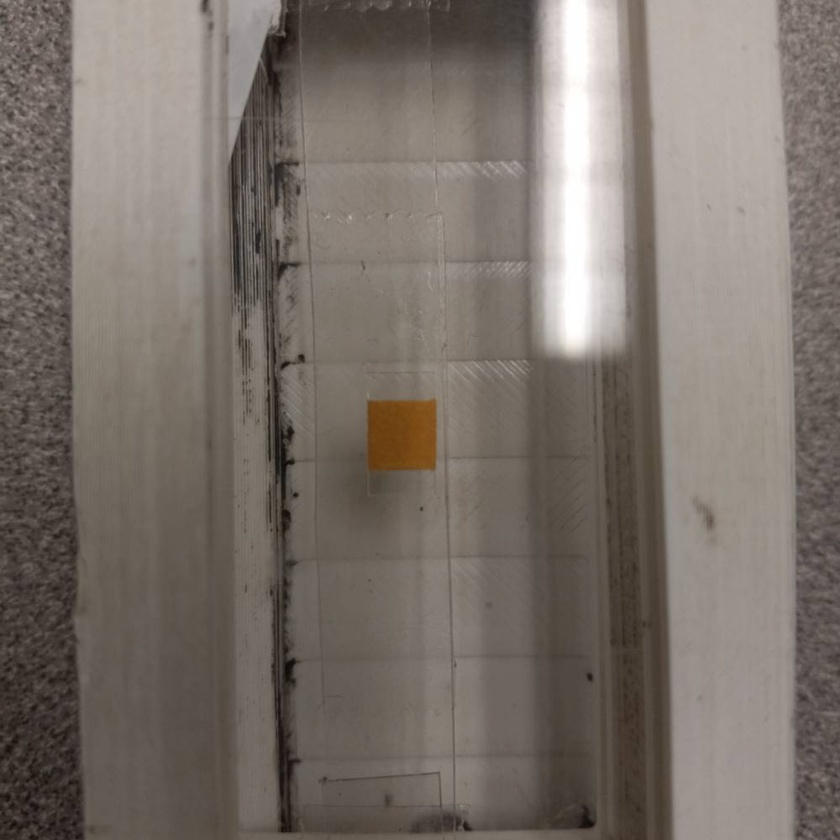
#> input picture Photos/test2.jpg, 840 x 840 px, shrunk from 1000 x 1000 before the run
$ python SquareFinder1.py
#> lines starting #> are read from the running program, lines starting #| are printed output that depends on the picture
import cv2 as cv

# finding lines and identifying square
# blur > edge cascade > some sort of square locator

img = cv.imread('Photos/test2.jpg')
#> img is the input picture: shape (840, 840, 3); mean B, G, R 105.4, 112.9, 121.6
cv.imshow('test2',img)

blur = cv.GaussianBlur(img, (3,3), cv.BORDER_DEFAULT)
canny = cv.Canny(blur, 75, 100)
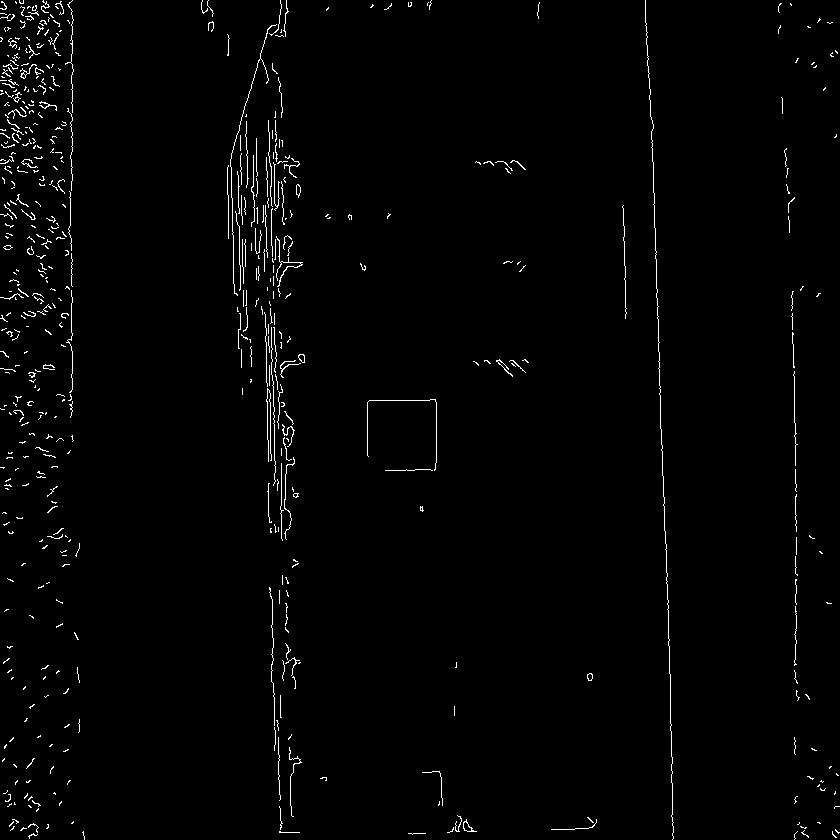
#> canny: shape (840, 840); 1.5% white in thin lines or dots
cv.imshow('Canny Edges', canny)

cv.waitKey(0)

$ run again, with Photos/test1.jpg copied over Photos/test2.jpg
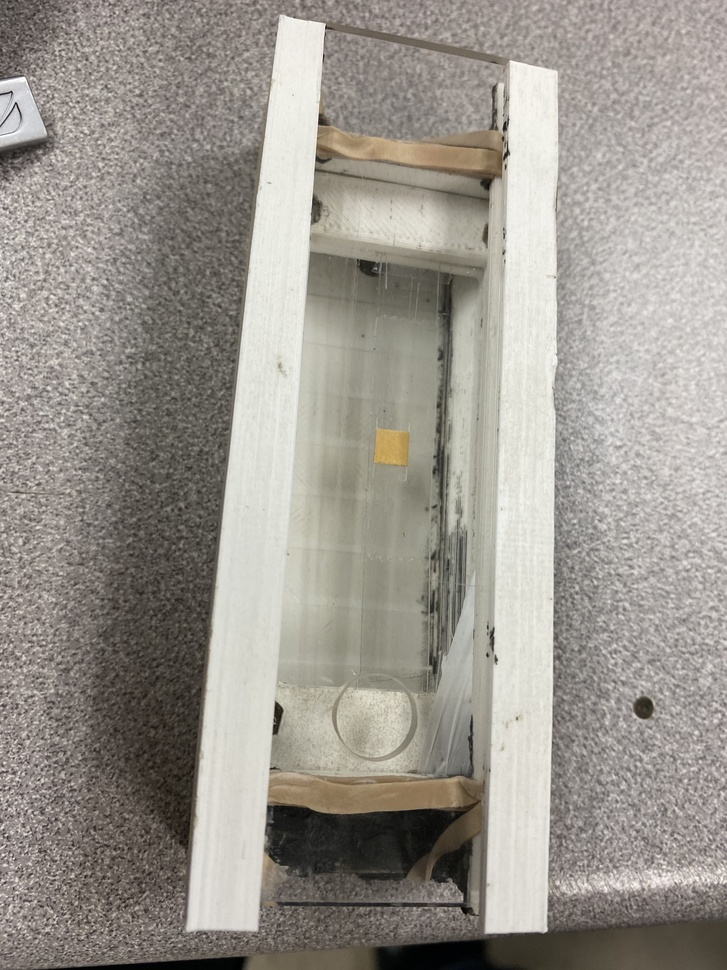
#> input picture Photos/test1.jpg, 727 x 970 px, shrunk from 3024 x 4032 before the run
#> img is the input picture: shape (970, 727, 3); mean B, G, R 142.5, 150, 154.8
#> `canny = cv.Canny(blur, 75, 100)`:
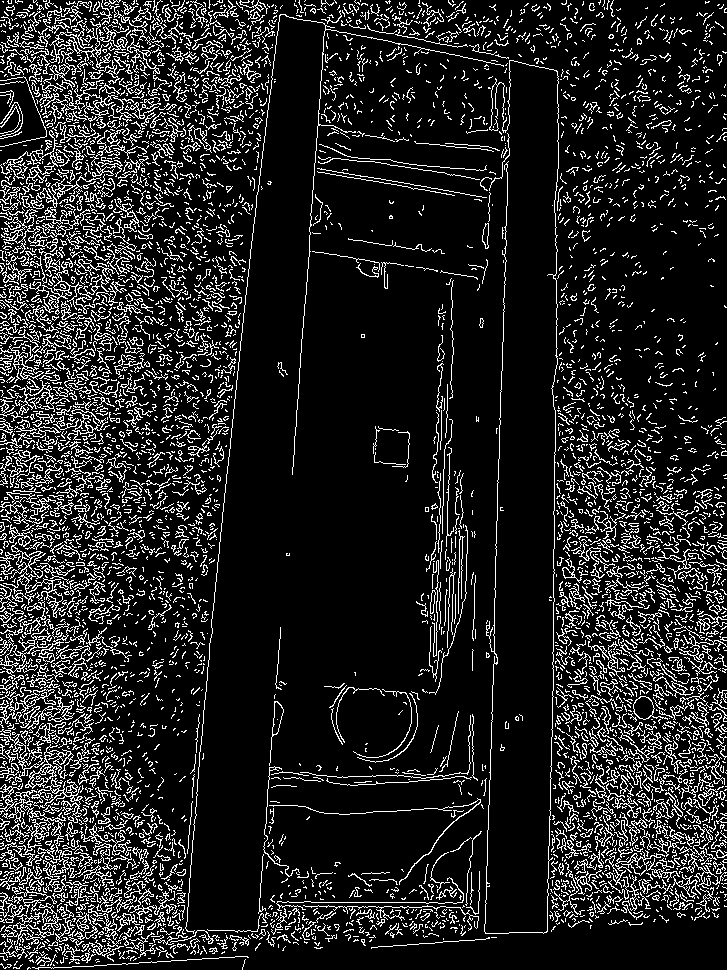
#> canny: shape (970, 727); 13.6% white in thin lines or dots

$ run again, with Photos/clean.jpg copied over Photos/test2.jpg
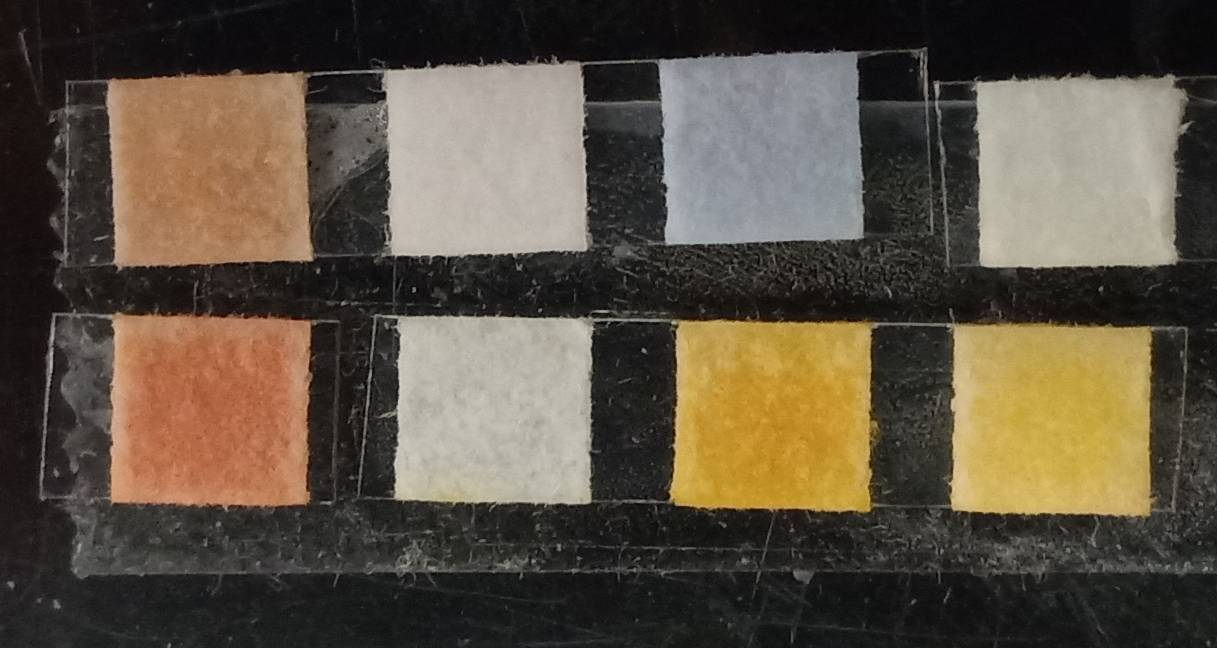
#> input picture Photos/clean.jpg, 1217 x 648 px
#> img is the input picture: shape (648, 1217, 3); mean B, G, R 67, 80.9, 91
#> `canny = cv.Canny(blur, 75, 100)`:
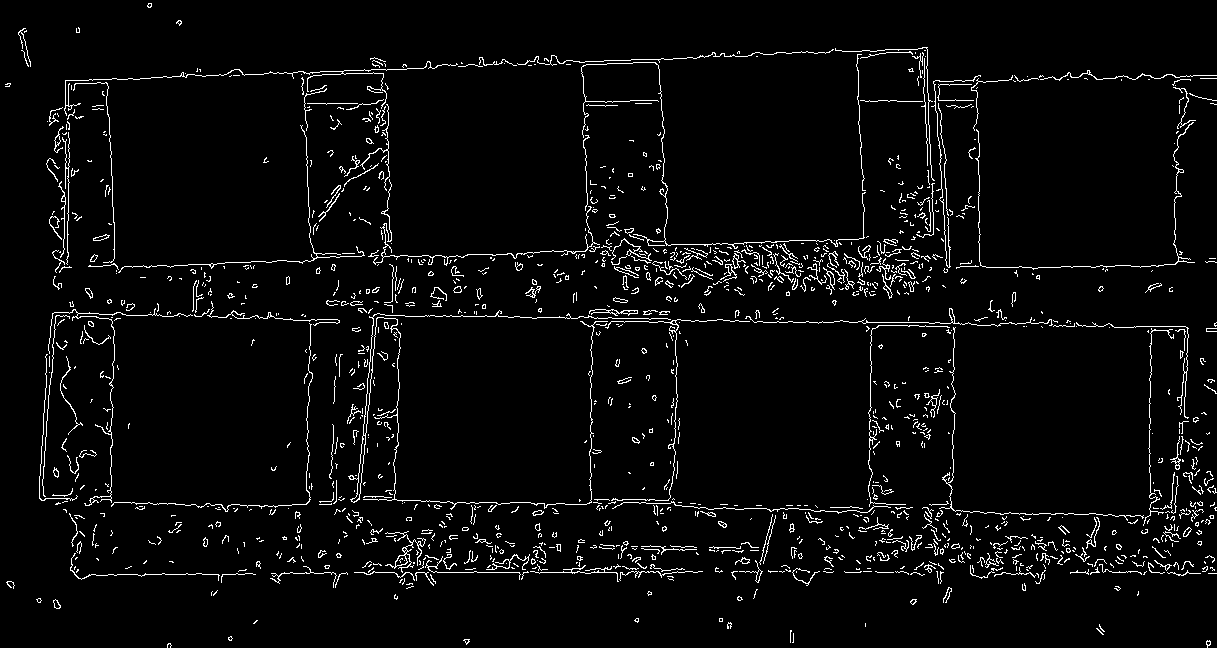
#> canny: shape (648, 1217); 3.8% white in thin lines or dots

$ run again, with Photos/dirty.jpg copied over Photos/test2.jpg
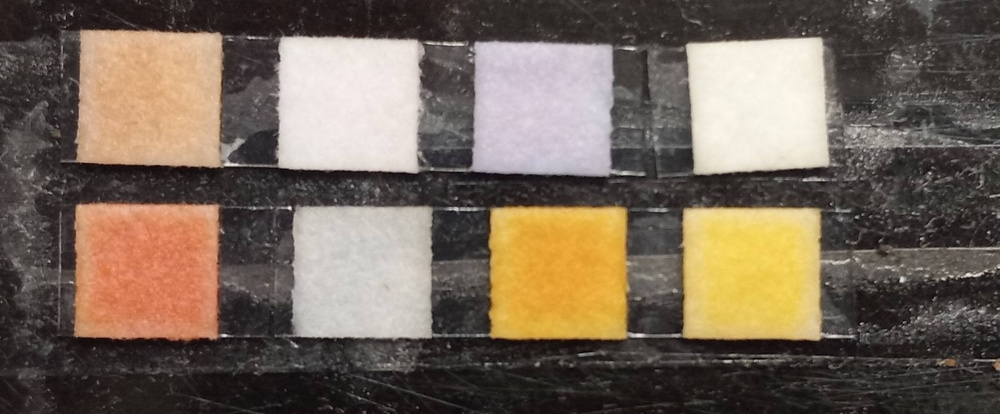
#> input picture Photos/dirty.jpg, 1000 x 414 px, shrunk from 1962 x 812 before the run
#> img is the input picture: shape (414, 1000, 3); mean B, G, R 89.5, 103.1, 117.1
#> `canny = cv.Canny(blur, 75, 100)`:
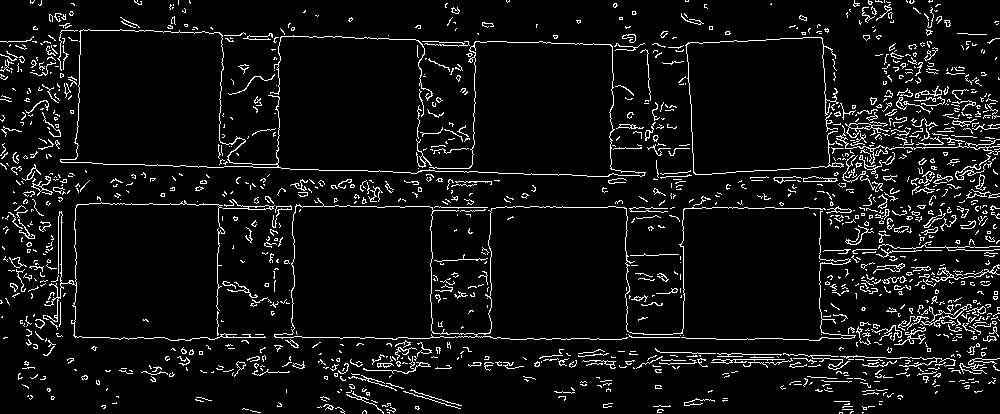
#> canny: shape (414, 1000); 6.6% white in thin lines or dots
